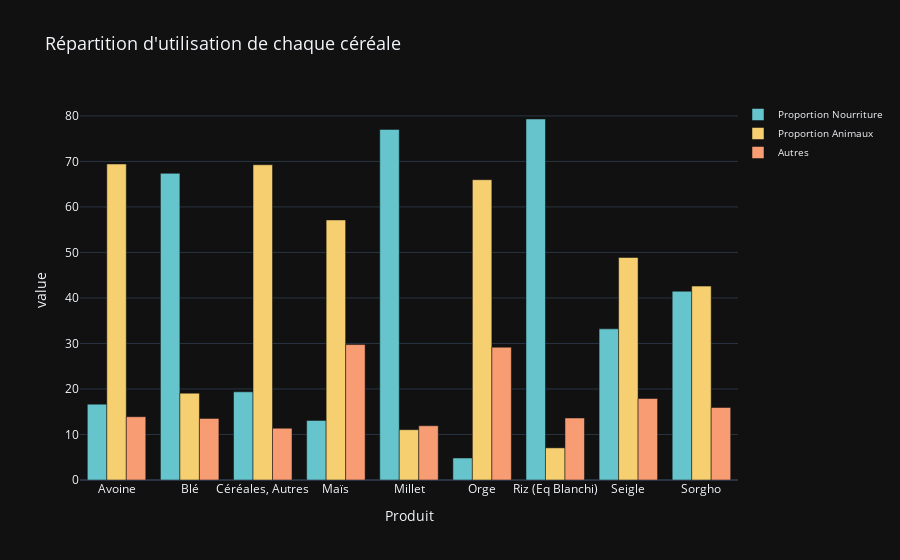

Source (notebook cell):
### Code cell
# Création de la figure en utilisant Plotly Express
fig = px.bar(
    dispo_type_cereale,
    x="Produit",
    y=["Proportion Nourriture", "Proportion Animaux", "Autres"],
    title="Répartition d'utilisation de chaque céréale",
    labels={"x": "Types des céréales", "y": "Proportion (%)"},
    color_discrete_sequence=px.colors.qualitative.Pastel,
    barmode='group'  # Utilisation de barres groupées
)

# Mise en forme de la figure avec le template noir
fig.update_layout(
    title_font=dict(size=18),
    xaxis=dict(title_font=dict(size=14)),
    yaxis=dict(title_font=dict(size=14)),
    legend=dict(title='', font=dict(size=10), x=1, y=1),  # Positionnement de la légende
    template='plotly_dark'  # Utilisation du modèle de couleur noir
)
# Afficher l'image dynamique
fig.show()
# Redimensionner l'image 
fig.update_layout(width=1240)
# Enregistrer en tant qu'image
fig.write_image("figure/8.png")
# Afficher l'image sur le depot Github
display(Image(filename="figure/8.png"))

### Figure 1 — Plotly figure (JSON) as saved in the notebook; plotly's stock layout.template omitted (floating-point values rounded to 4 significant figures)
{"data": [{"alignmentgroup": "True", "hovertemplate": "variable=Proportion Nourriture<br>Produit=%{x}<br>value=%{y}<extra></extra>", "legendgroup": "Proportion Nourriture", "marker": {"color": "rgb(102, 197, 204)", "pattern": {"shape": ""}}, "name": "Proportion Nourriture", "offsetgroup": "Proportion Nourriture", "orientation": "v", "showlegend": true, "textposition": "auto", "type": "bar", "x": ["Avoine", "Blé", "Céréales, Autres", "Maïs", "Millet", "Orge", "Riz (Eq Blanchi)", "Seigle", "Sorgho"], "xaxis": "x", "y": [16.67, 67.38, 19.37, 13.1, 77.03, 4.84, 79.32, 33.21, 41.47], "yaxis": "y"}, {"alignmentgroup": "True", "hovertemplate": "variable=Proportion Animaux<br>Produit=%{x}<br>value=%{y}<extra></extra>", "legendgroup": "Proportion Animaux", "marker": {"color": "rgb(246, 207, 113)", "pattern": {"shape": ""}}, "name": "Proportion Animaux", "offsetgroup": "Proportion Animaux", "orientation": "v", "showlegend": true, "textposition": "auto", "type": "bar", "x": ["Avoine", "Blé", "Céréales, Autres", "Maïs", "Millet", "Orge", "Riz (Eq Blanchi)", "Seigle", "Sorgho"], "xaxis": "x", "y": [69.43, 19.08, 69.26, 57.14, 11.05, 65.98, 7.06, 48.89, 42.6], "yaxis": "y"}, {"alignmentgroup": "True", "hovertemplate": "variable=Autres<br>Produit=%{x}<br>value=%{y}<extra></extra>", "legendgroup": "Autres", "marker": {"color": "rgb(248, 156, 116)", "pattern": {"shape": ""}}, "name": "Autres", "offsetgroup": "Autres", "orientation": "v", "showlegend": true, "textposition": "auto", "type": "bar", "x": ["Avoine", "Blé", "Céréales, Autres", "Maïs", "Millet", "Orge", "Riz (Eq Blanchi)", "Seigle", "Sorgho"], "xaxis": "x", "y": [13.9, 13.54, 11.37, 29.76, 11.92, 29.18, 13.62, 17.9, 15.93], "yaxis": "y"}], "layout": {"barmode": "group", "legend": {"font": {"size": 10}, "title": {"text": ""}, "tracegroupgap": 0, "x": 1, "y": 1}, "title": {"font": {"size": 18}, "text": "Répartition d'utilisation de chaque céréale"}, "xaxis": {"anchor": "y", "domain": [0, 1], "title": {"font": {"size": 14}, "text": "Produit"}}, "yaxis": {"anchor": "x", "domain": [0, 1], "title": {"font": {"size": 14}, "text": "value"}}}}
